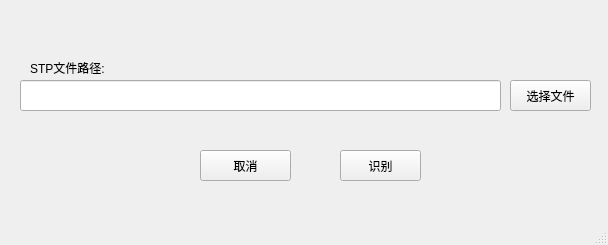
<?xml version="1.0" encoding="UTF-8"?>
<ui version="4.0">
 <class>FlangeRecognitionAppClass</class>
 <widget class="QMainWindow" name="FlangeRecognitionAppClass">
  <property name="geometry">
   <rect>
    <x>0</x>
    <y>0</y>
    <width>608</width>
    <height>245</height>
   </rect>
  </property>
  <property name="windowTitle">
   <string>FlangeRecognitionApp</string>
  </property>
  <widget class="QWidget" name="centralWidget">
   <widget class="QLineEdit" name="lineEditd_stp_file_path">
    <property name="geometry">
     <rect>
      <x>20</x>
      <y>80</y>
      <width>481</width>
      <height>31</height>
     </rect>
    </property>
   </widget>
   <widget class="QPushButton" name="pushButton_sel_stp">
    <property name="geometry">
     <rect>
      <x>510</x>
      <y>80</y>
      <width>81</width>
      <height>31</height>
     </rect>
    </property>
    <property name="text">
     <string>选择文件</string>
    </property>
   </widget>
   <widget class="QLabel" name="label">
    <property name="geometry">
     <rect>
      <x>30</x>
      <y>60</y>
      <width>101</width>
      <height>16</height>
     </rect>
    </property>
    <property name="text">
     <string>STP文件路径:</string>
    </property>
   </widget>
   <widget class="QPushButton" name="pushButton_cancle">
    <property name="geometry">
     <rect>
      <x>200</x>
      <y>150</y>
      <width>91</width>
      <height>31</height>
     </rect>
    </property>
    <property name="text">
     <string>取消</string>
    </property>
   </widget>
   <widget class="QPushButton" name="pushButton_on">
    <property name="geometry">
     <rect>
      <x>340</x>
      <y>150</y>
      <width>81</width>
      <height>31</height>
     </rect>
    </property>
    <property name="text">
     <string>识别</string>
    </property>
   </widget>
  </widget>
  <widget class="QStatusBar" name="statusBar"/>
 </widget>
 <layoutdefault spacing="6" margin="11"/>
 <resources>
  <include location="FlangeRecognitionApp.qrc"/>
 </resources>
 <connections/>
</ui>
